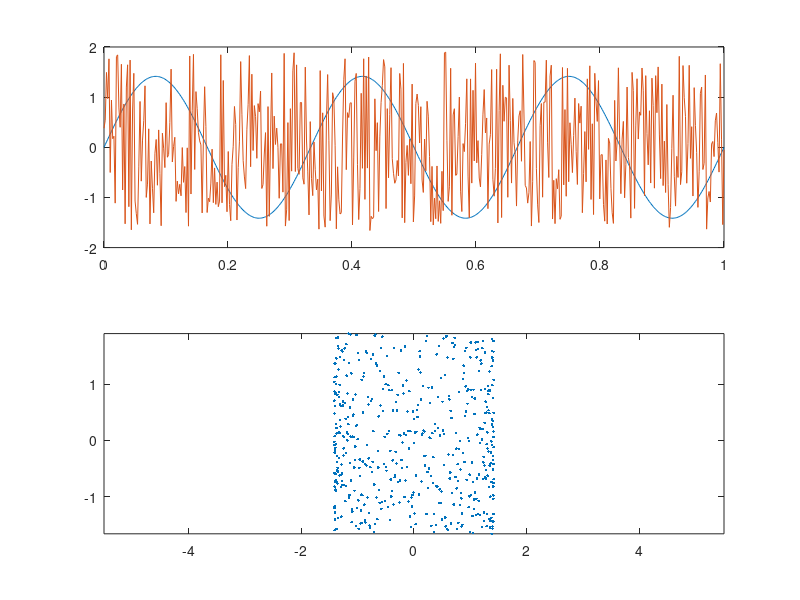
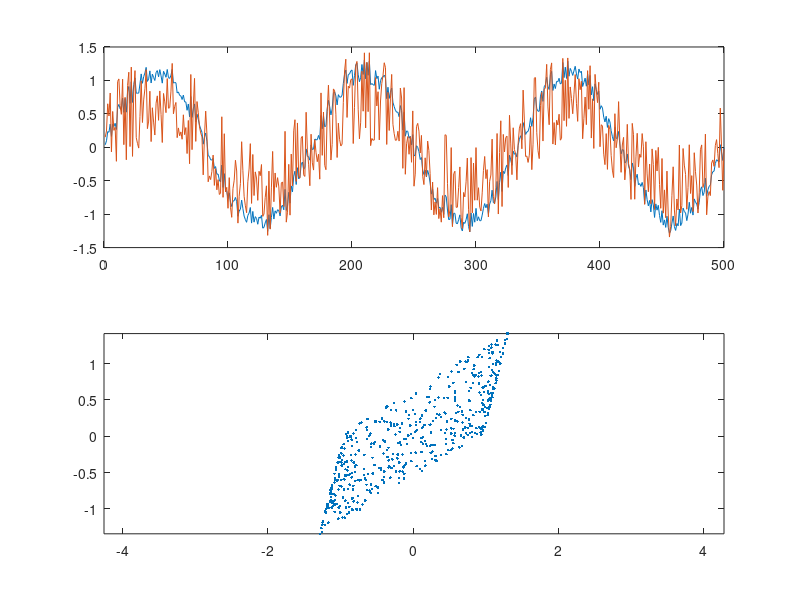
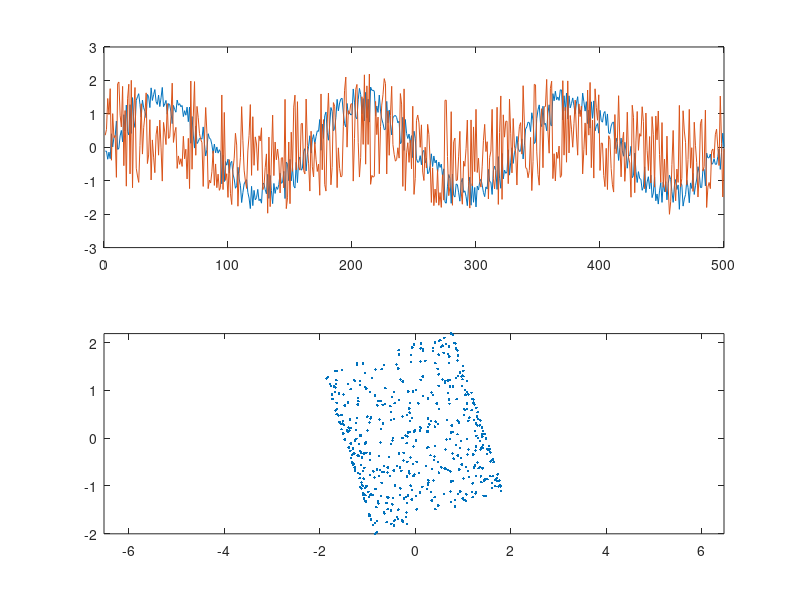
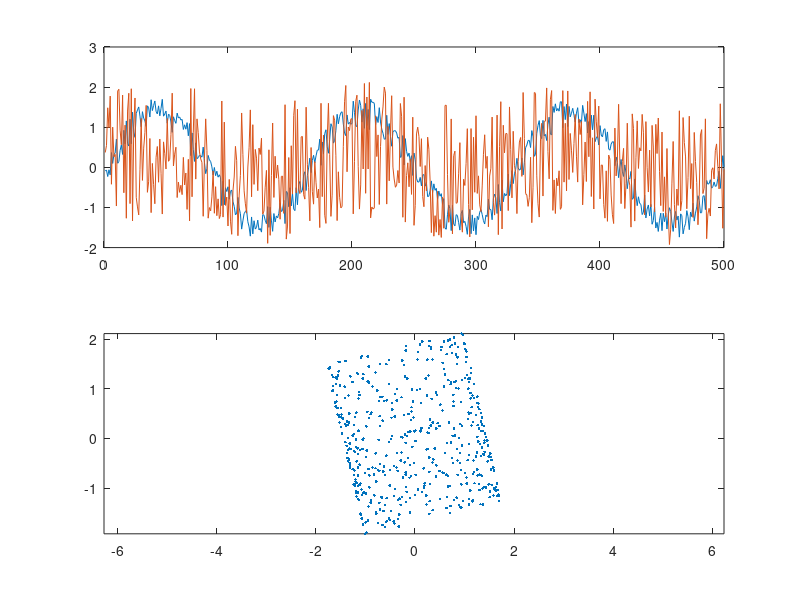

Write MATLAB code to recreate these figures, in order. (Note: this script raises an error after producing the figures.)
%% Independent Components Analysis Tutorial
%
% Written for CSHL 2012 by G.M. Boynton
%
% Adapted from Psych 448/538 at the University of Washington
%
% Supose you have two microphones (or two ears) in two places in a room,
% and each is recording the sound produced by two sources in two other
% places in the room.  To a first approximation, the sound entering each
% microphone will be a linear combination of each of the two sound sources,
% weighted differently depending on how far away each microphone is away
% from each source. 'Independent Component Analysis', or ICA is a way to
% unmix these two recordings to estimate the two original separate sound
% sources. ICA generalizes to higher dimensions so that you should be able
% to separate three sources given at least three recordings, and so on.
% This lesson will focus on the 2-D case for simplicity.

addpath('dependencies_ICA');
%addpath('Psychophysics');
%% Assumptions
%
% For ICA to work perfectly, three things have to be true:
%
% 1) Each measured signal is a linear combination of the sources (like
% the sound example above)
%
% 2) The sources need to be uncorrelated 
%
% 3) The histograms for each source cannot be Gaussian (this may seem
% strange, but you'll see why later)
%
% ICA falls apart as these assumptions become less true, but still works
% remarkably well for minor violations.
%
% We'll demonstrate how ICA works by taking two uncorrelated, non-Gaussian
% signals and combining them linearly to make two new measured signals.
% Then we'll go through the steps for ICA to 'undo' the linear combinations
% to get our original two sources back.  We can think of the sources and
% signals in the context of the sound example above.

%%  Two sources
%
% First, we'll set up a time vector and generate the two sources (as column
% vectors):  One will be a sinusoid and the other will be uniformly
% distributed noise.  You can think of one as signal and the other as
% noise:

t = linspace(0,1,500)';  
y1 = sin(6*pi*t);
y2 = rand(size(t));

%%
% It makes things simpler if our measured sources have zero mean and a
% standard deviation of 1:

y1 = (y1-mean(y1))/std(y1);
y2 = (y2-mean(y2))/std(y2);

%%
% Here's a graph of the two sources:

figure(1)
clf
subplot(2,1,1)
plot(t,[y1,y2]);

%%
% We've actually already violated one of the two assumptions - the
% correlation between these two vectors won't be exactly zero (it has an
% expected value of zero, but each example will be off by some random
% amount).  If you squint, you might see this in a scatter plot comparing
% y1 to y2:

subplot(2,1,2)
plot(y1,y2,'.');

axis equal
axis tight

%%
% Here's the correlation:

disp(corr(y1,y2));

%%
% This slight correlation means that we won't get our exact sources back.
% But we'll be close.

%% Combining the two sources 
%
% Suppose the first of our two measured time-courses is made up of 80% of
% y1 and 50% of y2 (they don't have to add up to 100%).  And suppose the
% second recording is 10% y1 and 40% y2.  We can use matrix multiplication
% using the 'weight matrix':

A = [.8,.5 ; .1,.4]

%%
% and let:

X = [y1,y2]*A;

%%
% If you remember how matrix multiplication works, then you'll see that
% each column of X is a linear combination of y1 and y2 with the weights
% specified by A.  The two columns of X will be our 'mixed' time-series. We
% can plot these time-series and the corresponding scatter plot in figure
% 2, like we did in figure 1:

figure(2)
clf
subplot(2,1,1)
plot(X)
subplot(2,1,2)
plot(X(:,1),X(:,2),'.')
axis equal
axis tight

%%
% The two measured time-courses each look like sinusoids with noise added,
% which is exactly what they are.  Each microphone is picking up some
% signal and some noise. They're strongly correlated with each other, as
% can be seen in the scatter plot.  Let's look at their correlations:

disp(corr(X(:,1),X(:,2)))

%% Decorrelating or 'whitening' the signals
%
% ICA unmixes the linear combinations by taking advantage of the three
% assumptions above, step by step.  The first assumption, that our
% measurements are linear combinations of the sources, means that it should
% be possible to 'undo' the linear combination with another linear
% combination. Actually since we made up our own data, we can easily undo
% things by multiplying X by the inverse of our mixing matrix A:

Y = X*inv(A);

%% 
%
% Of course, in the real world we don't know how these two sources were
% combined, so we have to find this 'unmixing' matrix ourselves.
%
% The first step is to take advantage of assumption 2, which is that the
% sources are uncorrelated.
%
% We need to find a new 2x2 matrix, W, so that when multiplied by X will
% give us two uncorrelated vectors.  Even more, we want the variance of
% each vector to be equal to one.
%
% An equivalent way to say this is that we want the covariance of X*W to
% be equal to the identity matrix.  This takes a little linear algebra, but
%
% In the example here with matrices, I have a matrix X and a mixing matrix
% W, and I want to find the matrix W so that cov(X*W) = I.  It turns out
% that you can find W by finding the matrix equivalent of 1/sqrt(cov(X)):

W= inv(sqrtm(cov(X)));

%%
% This decorrelating process is sometimes called 'whitening' because it
% produces two uncorrelated signals with unit variance, which is the
% definition of white noise.

Xwhite = X*W;

%%
% Check the covariance for ourselves:

cov(X)
cov(Xwhite)

%%
% cov(Xwhite) is the identity matrix.  This means that the two columns each
% have a variance of 1, and the correlation of the two columns is equal to
% zero, as desired.
%
% The whitening process is a standard trick in linear algebra, but to
% understand it requires some knowledge of the algebra of covariance
% matrices and eigenvectors.
%
% By now you might be confused.  It'll help to look at a picture of our new
% vectors in Xwhite:

figure(3)
clf
subplot(2,1,1)
plot(Xwhite)
subplot(2,1,2)
plot(Xwhite(:,1),Xwhite(:,2),'.')
axis equal
axis tight


%% Rotating the scatterplot 
% 
% Our two new vectors shown in figure 3 are a step closer to unmixing the
% original signals.  They satisfy the assumption of independence.  But
% we're not quite there yet.  Compare the scatterplots in figure 3 to
% figure 1.  It should be that we need to rotate the scatterplot in Figure
% 3.
%
% This is because there are a whole family of matrices that can 'whiten'
% the matrix X. The linear algebra trick above (W = inv(sqrtm(cov(X)))
% gives just one of them.  Matrices that produce any rotation of the
% scatterplot is also a whitening matrix.
%
% To rotate the scatterplot in figure 3 can be done with yet another matrix
% multiplication.  This time by a 2x2 'rotation matrix', R.
%
% It looks like we want to rotate the scatterplot in figure 3 clockwise by
% 5 degrees or so, or 5*pi/180 radians.  This can be done by multiplying
% Xwhite by this matrix:

ang = -5*pi/180;
R = [cos(ang), sin(ang); - sin(ang) cos(ang)];

Xwhiterot = Xwhite*R;

%%
% We can view our newest signals as we've done in the previous figures:

figure(4)
clf
subplot(2,1,1)
plot(Xwhiterot)
subplot(2,1,2)
plot(Xwhiterot(:,1),Xwhiterot(:,2),'.')
axis equal
axis tight

%%
% Our rotation matrix actually rotates things clockwise by 'ang', which why
% we set ang to be -5.  
%
% We're almost there!  The two signals in figure 4 look a lot like the
% original sources in figure 1.  It just looks like we're off by just a
% little bit of rotation.  

%% Rotating to maximize kurtosis
%
% Our value of -5 degrees was just a guess. We now use an objective method
% to find the best angle to rotate the two signals to get our original
% sources back.  This is done by taking into account our third assumption -
% that our original sources do not have Gaussian histograms.
%
% This is the real clever bit.  Remember the Central Limit Theorem?
% Probably not.  It says that the sum (or mean) of two random samples will
% tend to be more normally distributed than the original samples.  Recall
% that a rotation is just a linear combination of the two columns. Since
% our original signals were non-Gaussian, and Xwhite is a linear
% combination of our original signals, it follows that the columns of
% Xwhite should be more normally distributed than than or original signals.
% The trick is to rotate Xwhite so that the columns are as non-normal as
% possible.  This will be the rotation that gives us our best estimate of
% the original signals.
%
% There are a variety of measures of non-normality that are used in ICA
% algorithms.  The simplest is kurtosis, which measures the heaviness of
% the tails in a distribution.  A normal distribution will have a kurtosis
% of 3.  Skinnier distributions will have a kurtosis less than 3, broader
% greater than 3.
%
% I've provided a function 'kurtMat' that calculates the kurtosis of each
% column of a matrix and returns the norm of these values (square root of
% sum of squares).  This gives us the single measure of normality for our
% two signals that we need to minimize. For example, the kurtosis of our
% original two signals is:

kurtMat([y1,y2])

%%
% The kurtosis of our measured signals is

kurtMat(X)

%%
% There's the Central Limit at Theorem at work:  the columns of X are
% linear combinations of y1 and y2 and therefore more normally distributed.
%
% Our whitened, rotated data, Xwhiterot should have a kurtosis similar to
% our original signals y1 and y2:

kurtMat(Xwhiterot)

%%
% Let's find the rotation angle that gives us the kurtosis that's furthest
% from 3.  We'll use our 'fit' program to do a brute-force search.  This
% will require a function that takes in a rotation parameter as a field of
% a structure and our whitened signals, and returns an error value to be
% minimized. Here's the process:

p.ang = -10*pi/180;

R = [cos(p.ang), sin(p.ang) ; -sin(p.ang) cos(p.ang)];
Xwhiterot = Xwhite*R;
err = -abs(kurtMat(Xwhiterot)-3);

%%
% The values of err will be negative. The more the kurtosis differs from 3,
% the more negative err will be. I've put this code into the function
% 'kurtMatErr'.  Here's how to use it:

err= kurtMatErr(p,Xwhite)

%%
% It's ready for the 'fit' routine which will find the value of p.ang that
% minimizes 'err':

pBest = fit('kurtMatErr',p,{'ang'},Xwhite);

%%
% The best rotation angle in degrees is:

disp(pBest.ang*180/pi)

%%
% kurtMatErr also returns our optimal signals as a second argument and the
% corresponding rotation matrix as the third argument. Let's get them:

[err,Xwhiterotbest,Rbest] = kurtMatErr(pBest,Xwhite);

%%
% 'Xwhiterotebest' should be our best guess at the optimal rotation, which
% should give us our best estimate of the original signals [y1,y2] that we
% used get 'X'.  We'll plot the results in figure 5.

figure(5)
clf
subplot(2,1,1)
plot(Xwhiterotbest)
subplot(2,1,2)
plot(Xwhiterotbest(:,1),Xwhiterotbest(:,2),'.')
axis equal
axis tight

%%
% Not bad.  We've used our three assumptions to get back the two signals
% that we mixed together for the matrix X.  The kurtosis of our best
% estimate should be close to our original signals too:

kurtMat([y1,y2])
kurtMat(Xwhiterotbest)

%%
%
% Sometimes you'll get your two components back, but switched.  ICA is
% 'blind' to the original sources, so it doesn't 'know' which signal to
% call y1 and which to call y2.  
%
% Also, since our estimated sources are required to have a mean of zero and
% a variance of 1, they will necessarily differ from the original by a
% scale factor.  In our example, y1 and y2 are already normalized so
% that's not an issue here.

%% Putting it all together
%
% Our goal was to find a single 2x2 matrix that unmixes our two measures
% signals into two uncorrelated, or 'independent' sources.  The code above
% incorporated two steps, whitening rotating. These two steps each had an
% associated mixing matrix.  
% For whitening it was W= inv(sqrtm(cov(X))).
% For rotating it is the rotation matrix associated with pBest.ang, Rbest.
%
% Given these two matrices, the whole process can be done in one line:

Xwhiterotbest = (X*W)*Rbest;

%%
% Any two successive matrix multiplications can be summarized as a single
% matrix multiplication.  That's because matrix multiplication is
% associative:

Xwhiterotbest = X*(W*Rbest);

%%
% so our complete ICA mixing matrix is:

M = W*Rbest;

%%
% The inverse of this matrix is very useful.  While M tells you how to get
% from our measured signals back to the original sources, the inverse of M
% goes the other way - it tells you how to get from the sources to your
% measured signal.  If all works well, then for our example, the inverse of
% M should be very close to the actual matrix that we used to mix our
% sources, A

A
inv(M)

%%
% Comparing A and inv(M) gives us our best estimate for how well the ICA
% algorithm is working, since A is our actual mixing matrix.  But if we
% didn't have A (like in real life), inv(M) is very useful for predicting
% what a given measured signal should be given any possible source.

%% Unmixing two real sounds
%
% Load in the sounds and place them into a single matrix Y
s1 = load('splat');
s2 = load('train');

n = max(length(s1.y),length(s2.y));

Y = zeros(n,2);
Y(1:length(s1.y),1) = s1.y;
Y(1:length(s2.y),2) = s2.y;

Y = (Y-repmat(mean(Y),n,1))./repmat(std(Y),n,1);

%%
% Mix the sounds with a mixing matrix
A = [.3,.7;.8,.2];
X = Y*A;

soundsc(X(:,1))
soundsc(X(:,2))

%% 
% Unmix using the same steps as above
Xwhite = X*inv(sqrtm(cov(X)));
p.ang = 0;
pBest = fit('kurtMatErr',p,{'ang'},Xwhite);
[err,Xunmixed,Rbest] = kurtMatErr(pBest,Xwhite);

soundsc(Xunmixed(:,1))
soundsc(Xunmixed(:,2))

%% How it's acutally done
%
% There are a varity of ICA algorithms that vary by their measures of
% 'normality' for optimally rotating the matrix.  Kurtosis is easy and
% intuitive, but it's also sensitive to outliers.  Other routines use ideas
% from information theory to avoid this problem.  We won't go into that
% here because the general intuition is the same.
%
% Other routines don't use matlab's nonlinear parameter estimation program
% like we did to find the best rotation.  Instead they use some tricks like
% 'fixed-point' algorithms which are much more efficient.  But again, the
% intuition is the same.  I don't recommend you use this algorithm here if
% you really want to use ICA - this should really only serve as a tutorial.
% Besides, it only works for two dimensions.
%
% There are a bunch of Matlab ICA implementations out there. One I find
% that's fast and works well is 'fastica', which can be obtained from a
% group at the Helsinki University of Technology:
%
% http://research.ics.tkk.fi/ica/fastica/


%% Exercises
%
% # Generate a single function that takes in a matrix X and returns the
% matrix Xwhiterotbest that contains the best estimate of the initial
% signals.  This will just be combining the stuff above into a single
% function. 
% # Generate two new sources by making two linear combinations of the
% orignal sources in this lesson.  Then use these two new sources as inputs
% into the ICA algorithm.  Do you get your new sources back?  Why or why
% not?
% # See how well the routine works as you violate the three assumptions.
% For example, try using Gaussian noise instead of uniform noise (randn
% instead of rand).  See what happens if your original signals are
% correlated.  (you should now know how to generate two correlated signals
% from the discussion above). 
% # Load in a sound (like 'handel') or your own wav file, make a noise
% vector, and combine them linearly in two different ways to make to sound
% mixes. Use ICA to separate your sound wave from the noise.  It's like
% magic.
% # Download the fastica algorithm and run it on our example in this
% lesson.  How do the results compare?






















